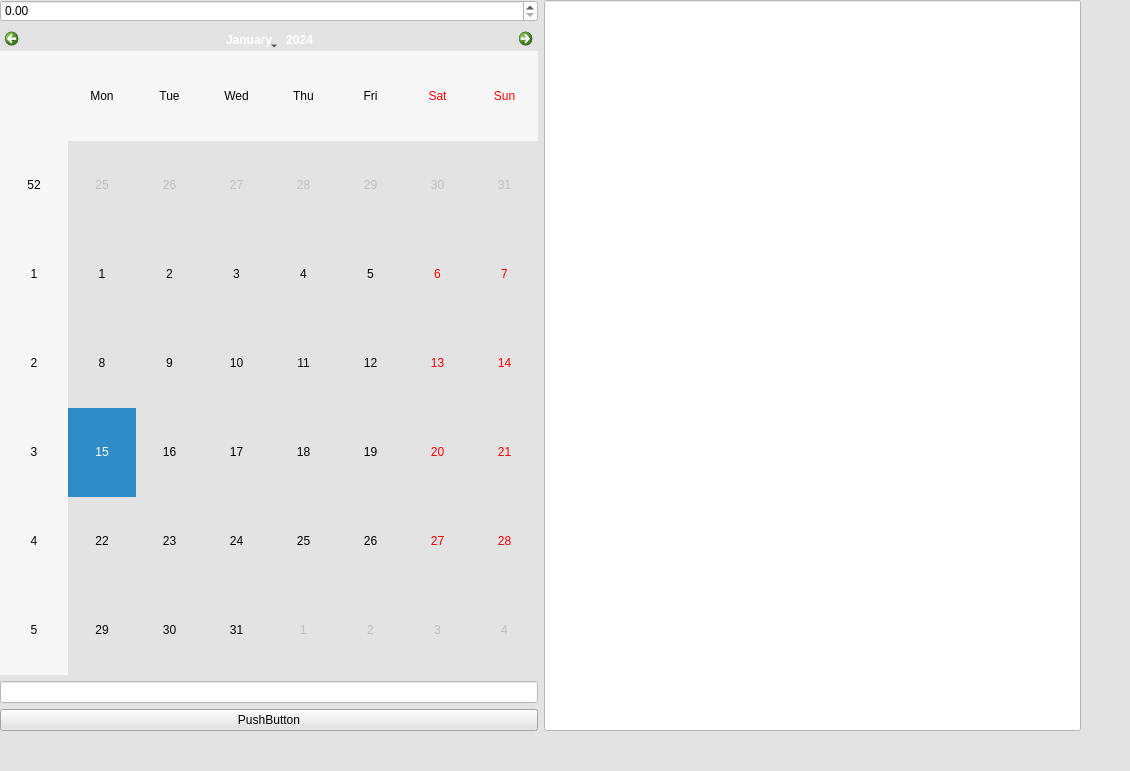
<?xml version="1.0" encoding="UTF-8"?>
<ui version="4.0">
 <class>MainWindow</class>
 <widget class="QMainWindow" name="MainWindow">
  <property name="geometry">
   <rect>
    <x>0</x>
    <y>0</y>
    <width>1130</width>
    <height>771</height>
   </rect>
  </property>
  <property name="windowTitle">
   <string>MainWindow</string>
  </property>
  <property name="styleSheet">
   <string notr="true">background-color: rgb(227, 227, 227);</string>
  </property>
  <widget class="QWidget" name="centralwidget">
   <widget class="QWidget" name="">
    <property name="geometry">
     <rect>
      <x>0</x>
      <y>0</y>
      <width>1081</width>
      <height>731</height>
     </rect>
    </property>
    <layout class="QHBoxLayout" name="horizontalLayout">
     <item>
      <layout class="QVBoxLayout" name="verticalLayout">
       <item>
        <widget class="QDoubleSpinBox" name="doubleSpinBox">
         <property name="styleSheet">
          <string notr="true">background-color: rgb(255, 255, 255);</string>
         </property>
        </widget>
       </item>
       <item>
        <widget class="QCalendarWidget" name="calendarWidget"/>
       </item>
       <item>
        <widget class="QLineEdit" name="lineEdit">
         <property name="styleSheet">
          <string notr="true">background-color: rgb(255, 255, 255);</string>
         </property>
        </widget>
       </item>
       <item>
        <widget class="QPushButton" name="pushButton">
         <property name="text">
          <string>PushButton</string>
         </property>
        </widget>
       </item>
      </layout>
     </item>
     <item>
      <widget class="QLineEdit" name="lineEdit_2">
       <property name="maximumSize">
        <size>
         <width>16777215</width>
         <height>1000</height>
        </size>
       </property>
       <property name="styleSheet">
        <string notr="true">background-color: rgb(255, 255, 255);</string>
       </property>
      </widget>
     </item>
    </layout>
   </widget>
  </widget>
  <widget class="QMenuBar" name="menubar">
   <property name="geometry">
    <rect>
     <x>0</x>
     <y>0</y>
     <width>1130</width>
     <height>21</height>
    </rect>
   </property>
  </widget>
  <widget class="QStatusBar" name="statusbar"/>
 </widget>
 <resources/>
 <connections/>
</ui>
